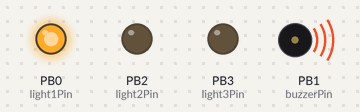
A sketch run on a simulated ATtiny85, built with avr-gcc and run on an emulated ATtiny85. Shown: output pins drawn as LEDs (lit = HIGH), buzzer (waves = sounding). Random numbers use the default seed unless the sketch sets one; pins used as bus, display or sensor lines are not drawn.

Above: at 0.1 s.
At 1.7 s:
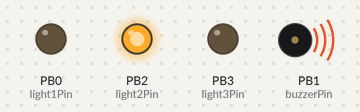
At 4.1 s:
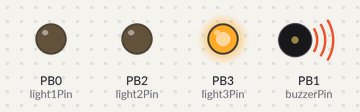
At 11.3 s:
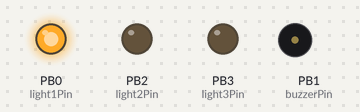
At 15.2 s:
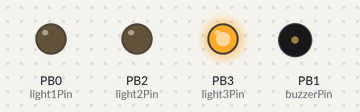
At 20.9 s:
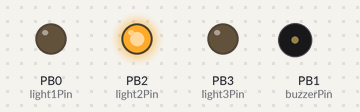
Timing chart, 0 to 22.4 s (numbered marks = the images above):
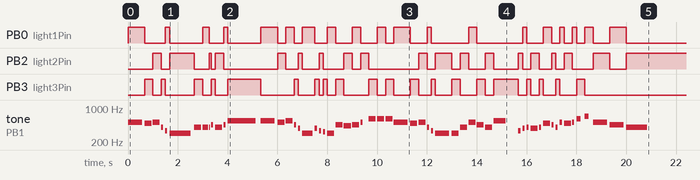

The sketch:

MusicalPaddle.ino
```cpp
/*
 * This program was built to turn my Kappa Kappa Psi (honorary band service fraternity) paddle
 * into a music and lights show that would play our school's fight song, Buckeye Battle Cry,
 * using an Adafruit Trinket 5V (ATtiny85 @ 8MHz). This file also contains code to play Hang on
 * Sloopy, but it was not used in the final project.
 *
 * By Colin A. Williams (2018)
 * www.github.com/ColinAWilliams
 *
 * This project would not have been possible without the TrinketTone code by Bruce E. Hall, W8BH
 * http://w8bh.net/avr/TrinketTone.pdf
 */

/*****************************
 **  Vairable Declarations  **
 *****************************/

// include file containing note pitches mapped to their frequencies
#include "pitches.h"

// defines the output pins
#define light1Pin 0
#define buzzerPin 1
#define light2Pin 2
#define light3Pin 3

// the next LED light to be lit
int nextLitLight = 0;

// tempo variables
int tempo = 180; // 180 BPM
double millisecondsPerBeat = 1000.0 / (tempo / 60.0);

// note types
const double wholeNote = 4.0;              // 4 beats
const double halfNote = 2.0;               // 2 beats
const double dottedHalfNote = 3.0;         // 3 beats
const double quarterNote = 1.0;            // 1 beat
const double dottedQuarterNote = 1.5;      // 1.5 beats
const double eighthNote = 0.5;             // 0.5 beats
const double dottedEighthNote = 0.75;      // 0.75 beats
const double sixteenthNote = 0.25;         // 0.25 beats
const double singleTriplet = 1.0 / 3.0;    // 1/3 of a beat

// articulations
const double staccato = 0.25;     // note takes up 1/4 the length of whatever note type
const double normal = 0.5;        // note takes up 1/2 the length of whatever note type
const double tenuto = 0.85;       // note takes up almost full length of whatever note type

/****************************
 **     Main Execution     **
 ****************************/

/*
 * Code executed at startup (after button is pressed on paddle).
 */
void setup() {
  // set up pins
  pinMode(buzzerPin, OUTPUT);
  pinMode(light1Pin, OUTPUT);
  pinMode(light2Pin, OUTPUT);
  pinMode(light3Pin, OUTPUT);

  // play Buckeye Battle Cry
  playBuckeyeBattleCry();
}

/*
 * No loop code.
 */
void loop() {
}

/*****************************
 **  Function Declarations  **
 *****************************/

/*
 * Sets the tempo of the song in beats per minute (BPM).
 *
 * Parameters:
 *     BPM: the tempo of the song in beats per minute
 *
 * Requires:
 *     BPM > 0
 *     There is likely an upper limit, but I am not sure
 *       of the exact value.
 */
void setTempo(int BPM) {
  tempo = BPM;
  millisecondsPerBeat = 1000.0 / (tempo / 60.0);
}

/*
 * Plays a note given its frequency, and numbers representing
 * its note type, and articulation.
 *
 * Parameters:
 *     noteFrequency: the frequency in hertz of the note to be played
 *          noteType: a number representing the note type
 *                      (half note = 2.0 beats, 8th note = 0.5 beats,
 *                      etc)
 *      articulation: how long to hold a note (1.0 is full length
 * Requires:
 *     noteFrequency > 0,
 *     noteType > 0,
 *     1 >= articulation > 0
 */
void playNote(int noteFrequency, double noteType, double articulation) {
  // the notes were out of tune; this multiplier fixes it
  noteFrequency *= 0.9735;

  // play the note using TrinketTone() becuase the normal Arduino tone() method does not work with the Trinket
  TrinketTone(noteFrequency, millisecondsPerBeat * noteType * articulation);

  // shine 1 of the 3 LEDs, then psuedo-randomly choose the next LED to shine (one that's not currently lit)
  if (nextLitLight == 0) {
    digitalWrite(light1Pin, HIGH);
    digitalWrite(light2Pin, LOW);
    digitalWrite(light3Pin, LOW);
    nextLitLight = random(1, 3);  // chooses either 1 or 2
  } else if (nextLitLight == 1) {
    digitalWrite(light1Pin, LOW);
    digitalWrite(light2Pin, HIGH);
    digitalWrite(light3Pin, LOW);
    do {
      nextLitLight = random(0, 3);
    } while (nextLitLight == 1);  // (loop until) chooses either 1 or 2
  } else {
    digitalWrite(light1Pin, LOW);
    digitalWrite(light2Pin, LOW);
    digitalWrite(light3Pin, HIGH);
    nextLitLight = random(0, 2);  // chooses either 0 or 1
  }

  // wait until current note is over to continue
  delay(millisecondsPerBeat * noteType);
}

/*
 * Plays 1 chorus of Buckeye Battle Cry, an Ohio State University fight song.
 */
void playBuckeyeBattleCry() {
  setTempo(180);

  playNote(NOTE_C5, halfNote, tenuto);

  playNote(NOTE_B4, quarterNote, tenuto);
  playNote(NOTE_C5, quarterNote, tenuto);

  playNote(NOTE_GS4, eighthNote, normal);
  playNote(NOTE_F4, eighthNote, normal);
  playNote(NOTE_DS4, dottedHalfNote, tenuto);

  playNote(NOTE_GS4, quarterNote, tenuto);
  playNote(NOTE_GS4, dottedEighthNote, tenuto);
  playNote(NOTE_GS4, sixteenthNote, normal);

  playNote(NOTE_AS4, eighthNote, normal);
  playNote(NOTE_GS4, quarterNote, tenuto);
  playNote(NOTE_AS4, eighthNote, normal);

  playNote(NOTE_CS5, wholeNote, tenuto);

  playNote(NOTE_CS5, halfNote, tenuto);

  playNote(NOTE_C5, quarterNote, tenuto);
  playNote(NOTE_CS5, quarterNote, tenuto);

  playNote(NOTE_AS4, eighthNote, normal);
  playNote(NOTE_G4, eighthNote, normal);
  playNote(NOTE_DS4, dottedQuarterNote, tenuto);

  playNote(NOTE_G4, eighthNote, normal);
  playNote(NOTE_F4, eighthNote, normal);
  playNote(NOTE_E4, eighthNote, normal);

  playNote(NOTE_DS4, quarterNote, tenuto);
  playNote(NOTE_AS4, quarterNote, tenuto);

  playNote(NOTE_A4, quarterNote, tenuto);
  playNote(NOTE_AS4, quarterNote, tenuto);

  playNote(NOTE_C5, quarterNote, staccato);
  playNote(NOTE_DS5, quarterNote, tenuto);

  playNote(NOTE_DS5, quarterNote, tenuto);
  playNote(NOTE_DS5, quarterNote, tenuto);

  playNote(NOTE_C5, halfNote, tenuto);

  playNote(NOTE_B4, quarterNote, tenuto);
  playNote(NOTE_C5, quarterNote, tenuto);

  playNote(NOTE_GS4, eighthNote, normal);
  playNote(NOTE_F4, eighthNote, normal);
  playNote(NOTE_DS4, halfNote, tenuto);

  playNote(NOTE_DS4, quarterNote, tenuto);

  playNote(NOTE_GS4, quarterNote, tenuto);
  playNote(NOTE_C5, quarterNote, tenuto);

  playNote(NOTE_AS4, quarterNote, tenuto);
  playNote(NOTE_GS4, quarterNote, tenuto);

  playNote(NOTE_CS5, dottedHalfNote, normal);

  playNote(NOTE_F4, eighthNote, normal);
  playNote(NOTE_G4, eighthNote, normal);

  playNote(NOTE_GS4, eighthNote, normal);
  playNote(NOTE_G4, quarterNote, tenuto);
  playNote(NOTE_GS4, eighthNote, normal);

  playNote(NOTE_B4, quarterNote, tenuto);
  playNote(NOTE_AS4, eighthNote, normal);
  playNote(NOTE_GS4, eighthNote, normal);

  playNote(NOTE_C5, eighthNote, normal);
  playNote(NOTE_B4, quarterNote, tenuto);
  playNote(NOTE_C5, eighthNote, normal);

  playNote(NOTE_DS5, quarterNote, normal);
  playNote(NOTE_F5, quarterNote, normal);

  playNote(NOTE_C5, halfNote, tenuto);

  playNote(NOTE_AS4, halfNote, tenuto);

  playNote(NOTE_GS4, dottedHalfNote, tenuto);
}

/*
 * Plays the short version of Hang On Sloopy, the state rock song of Ohio, as performed by the OSUMB.
 */
void playShortHangOnSloopy() {
  setTempo(136);

  playNote(NOTE_C5, eighthNote, normal);
  playNote(NOTE_C5, eighthNote, normal);
  playNote(NOTE_C5, eighthNote, normal);
  playNote(NOTE_C5, eighthNote, normal);
  playNote(NOTE_C5, eighthNote, normal);
  playNote(NOTE_C5, eighthNote, normal);
  playNote(NOTE_C5, eighthNote, normal);
  playNote(NOTE_CS5, eighthNote, normal);
  playNote(NOTE_CS5, eighthNote, normal);
  playNote(NOTE_CS5, eighthNote, normal);
  playNote(NOTE_CS5, eighthNote, normal);
  playNote(NOTE_F5, eighthNote, normal);
  playNote(NOTE_F5, eighthNote, normal);
  playNote(NOTE_F5, quarterNote, staccato);

  for (int i = 0; i < 2; i++) {
    playNote(NOTE_FS5, dottedHalfNote, tenuto);
    playNote(NOTE_FS5, quarterNote, tenuto);

    playNote(NOTE_F5, eighthNote, normal);
    playNote(NOTE_F5, dottedQuarterNote, tenuto);
    playNote(NOTE_DS5, eighthNote, tenuto);
    playNote(NOTE_DS5, eighthNote, tenuto);
    playNote(NOTE_DS5, eighthNote, tenuto);
    playNote(NOTE_CS5, dottedQuarterNote, tenuto);

    playNote(NOTE_FS5, singleTriplet, tenuto);
    playNote(NOTE_DS5, singleTriplet, tenuto);
    playNote(NOTE_CS5, singleTriplet, tenuto);
    playNote(NOTE_FS5, quarterNote, tenuto);
    playNote(NOTE_FS5, singleTriplet, tenuto);
    playNote(NOTE_DS5, singleTriplet, tenuto);
    playNote(NOTE_CS5, singleTriplet, tenuto);
    playNote(NOTE_FS5, quarterNote, tenuto);
    playNote(NOTE_FS5, singleTriplet, tenuto);
    playNote(NOTE_DS5, singleTriplet, tenuto);
    playNote(NOTE_CS5, singleTriplet, tenuto);
    playNote(NOTE_FS5, quarterNote, tenuto);
    playNote(NOTE_FS5, singleTriplet, tenuto);
    playNote(NOTE_DS5, singleTriplet, tenuto);
    playNote(NOTE_CS5, singleTriplet, tenuto);
  }

  playNote(NOTE_FS5, dottedHalfNote, tenuto);
  playNote(NOTE_FS5, quarterNote, tenuto);

  playNote(NOTE_F5, eighthNote, normal);
  playNote(NOTE_F5, dottedQuarterNote, tenuto);
  playNote(NOTE_DS5, eighthNote, tenuto);
  playNote(NOTE_DS5, eighthNote, tenuto);
  playNote(NOTE_DS5, eighthNote, tenuto);
  playNote(NOTE_CS5, eighthNote, normal);

  playNote(NOTE_FS2, eighthNote, tenuto);
  playNote(NOTE_CS5, eighthNote, normal);
  playNote(NOTE_CS5, eighthNote, normal);
  playNote(NOTE_FS2, eighthNote, normal);
  playNote(NOTE_FS2, eighthNote, tenuto);
  playNote(NOTE_DS5, eighthNote, normal);
  playNote(NOTE_DS5, eighthNote, normal);
  playNote(NOTE_FS2, eighthNote, normal);

  playNote(NOTE_FS2, eighthNote, tenuto);
  playNote(NOTE_F5, eighthNote, normal);
  playNote(NOTE_F5, eighthNote, normal);
  playNote(NOTE_FS2, eighthNote, normal);
  playNote(NOTE_FS2, eighthNote, tenuto);
  playNote(NOTE_DS5, eighthNote, normal);
  playNote(NOTE_DS5, quarterNote, tenuto);

  playNote(NOTE_FS5, quarterNote, normal);
}

/*************************************************
 **   TrinketTone code by Bruce E. Hall, W8BH   **
 **     http://w8bh.net/avr/TrinketTone.pdf     **
 *************************************************/

volatile uint32_t toggle_count;

/* TrinketTone:
 *
 * Generate a square wave on a given frequency & duration
 * Call with frequency (in hertz) and duration (in milliseconds).
 * Uses Timer1 in CTC mode. Assumes PB1 already in OUPUT mode.
 * Generated tone is non-blocking, so routine immediately
 * returns while tone is playing.
 */
void TrinketTone(uint16_t frequency, uint32_t duration) {
  // scan through prescalars to find the best fit
  uint32_t ocr = F_CPU/frequency/2;
  uint8_t prescalarBits = 1;
  while (ocr>255) {
   prescalarBits++;
   ocr /= 2;
  }

  // CTC mode; toggle OC1A pin; set prescalar
  TCCR1 = 0x90 | prescalarBits;

  // Calculate note duration in terms of toggle count
  // Duration will be tracked by timer1 ISR
  toggle_count = frequency * duration / 500;

  OCR1C = ocr-1; // Set the OCR
  bitWrite(TIMSK, OCIE1A, 1); // enable interrupt
}


/* Timer1 Interrupt Service Routine:
 * Keeps track of note duration via toggle counter
 * When correct time has elapsed, counter is disabled
 */
ISR(TIMER1_COMPA_vect)
{
  if (toggle_count != 0) { // done yet?
    toggle_count--; // no, keep counting
  } else { // yes,
    TCCR1 = 0x90; // stop the counter
  }
}
```

pitches.h
```cpp
/*************************************************
 * Public Constants
 *************************************************/

#define NOTE_B0  31
#define NOTE_C1  33
#define NOTE_CS1 35
#define NOTE_D1  37
#define NOTE_DS1 39
#define NOTE_E1  41
#define NOTE_F1  44
#define NOTE_FS1 46
#define NOTE_G1  49
#define NOTE_GS1 52
#define NOTE_A1  55
#define NOTE_AS1 58
#define NOTE_B1  62
#define NOTE_C2  65
#define NOTE_CS2 69
#define NOTE_D2  73
#define NOTE_DS2 78
#define NOTE_E2  82
#define NOTE_F2  87
#define NOTE_FS2 93
#define NOTE_G2  98
#define NOTE_GS2 104
#define NOTE_A2  110
#define NOTE_AS2 117
#define NOTE_B2  123
#define NOTE_C3  131
#define NOTE_CS3 139
#define NOTE_D3  147
#define NOTE_DS3 156
#define NOTE_E3  165
#define NOTE_F3  175
#define NOTE_FS3 185
#define NOTE_G3  196
#define NOTE_GS3 208
#define NOTE_A3  220
#define NOTE_AS3 233
#define NOTE_B3  247
#define NOTE_C4  262
#define NOTE_CS4 277
#define NOTE_D4  294
#define NOTE_DS4 311
#define NOTE_E4  330
#define NOTE_F4  349
#define NOTE_FS4 370
#define NOTE_G4  392
#define NOTE_GS4 415
#define NOTE_A4  440
#define NOTE_AS4 466
#define NOTE_B4  494
#define NOTE_C5  523
#define NOTE_CS5 554
#define NOTE_D5  587
#define NOTE_DS5 622
#define NOTE_E5  659
#define NOTE_F5  698
#define NOTE_FS5 740
#define NOTE_G5  784
#define NOTE_GS5 831
#define NOTE_A5  880
#define NOTE_AS5 932
#define NOTE_B5  988
#define NOTE_C6  1047
#define NOTE_CS6 1109
#define NOTE_D6  1175
#define NOTE_DS6 1245
#define NOTE_E6  1319
#define NOTE_F6  1397
#define NOTE_FS6 1480
#define NOTE_G6  1568
#define NOTE_GS6 1661
#define NOTE_A6  1760
#define NOTE_AS6 1865
#define NOTE_B6  1976
#define NOTE_C7  2093
#define NOTE_CS7 2217
#define NOTE_D7  2349
#define NOTE_DS7 2489
#define NOTE_E7  2637
#define NOTE_F7  2794
#define NOTE_FS7 2960
#define NOTE_G7  3136
#define NOTE_GS7 3322
#define NOTE_A7  3520
#define NOTE_AS7 3729
#define NOTE_B7  3951
#define NOTE_C8  4186
#define NOTE_CS8 4435
#define NOTE_D8  4699
#define NOTE_DS8 4978
```
